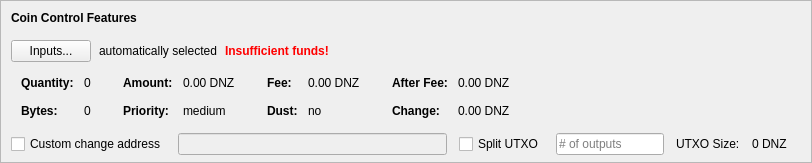
    <widget class="QFrame" name="frameCoinControl">
     <property name="sizePolicy">
      <sizepolicy hsizetype="Expanding" vsizetype="Expanding">
       <horstretch>0</horstretch>
       <verstretch>0</verstretch>
      </sizepolicy>
     </property>
     <property name="maximumSize">
      <size>
       <width>16777215</width>
       <height>16777215</height>
      </size>
     </property>
     <property name="frameShape">
      <enum>QFrame::StyledPanel</enum>
     </property>
     <property name="frameShadow">
      <enum>QFrame::Sunken</enum>
     </property>
     <layout class="QVBoxLayout" name="verticalLayoutCoinControl2">
      <property name="spacing">
       <number>0</number>
      </property>
      <property name="leftMargin">
       <number>0</number>
      </property>
      <property name="topMargin">
       <number>0</number>
      </property>
      <property name="rightMargin">
       <number>0</number>
      </property>
      <property name="bottomMargin">
       <number>6</number>
      </property>
      <item>
       <layout class="QVBoxLayout" name="verticalLayoutCoinControl" stretch="0,0,0,0,1">
        <property name="spacing">
         <number>0</number>
        </property>
        <property name="leftMargin">
         <number>10</number>
        </property>
        <property name="topMargin">
         <number>10</number>
        </property>
        <item>
         <layout class="QHBoxLayout" name="horizontalLayoutCoinControl1">
          <property name="bottomMargin">
           <number>15</number>
          </property>
          <item>
           <widget class="QLabel" name="labelCoinControlFeatures">
            <property name="sizePolicy">
             <sizepolicy hsizetype="Preferred" vsizetype="Maximum">
              <horstretch>0</horstretch>
              <verstretch>0</verstretch>
             </sizepolicy>
            </property>
            <property name="font">
             <font>
              <weight>75</weight>
              <bold>true</bold>
             </font>
            </property>
            <property name="styleSheet">
             <string notr="true">font-weight:bold;</string>
            </property>
            <property name="text">
             <string>Coin Control Features</string>
            </property>
           </widget>
          </item>
         </layout>
        </item>
        <item>
         <layout class="QHBoxLayout" name="horizontalLayoutCoinControl2" stretch="0,0,0,0">
          <property name="spacing">
           <number>8</number>
          </property>
          <property name="bottomMargin">
           <number>10</number>
          </property>
          <item>
           <widget class="QPushButton" name="pushButtonCoinControl">
            <property name="styleSheet">
             <string notr="true"/>
            </property>
            <property name="text">
             <string>Inputs...</string>
            </property>
            <property name="autoDefault">
             <bool>false</bool>
            </property>
           </widget>
          </item>
          <item>
           <widget class="QLabel" name="labelCoinControlAutomaticallySelected">
            <property name="text">
             <string>automatically selected</string>
            </property>
            <property name="margin">
             <number>5</number>
            </property>
           </widget>
          </item>
          <item>
           <widget class="QLabel" name="labelCoinControlInsuffFunds">
            <property name="font">
             <font>
              <weight>75</weight>
              <bold>true</bold>
             </font>
            </property>
            <property name="styleSheet">
             <string notr="true">color:red;font-weight:bold;</string>
            </property>
            <property name="text">
             <string>Insufficient funds!</string>
            </property>
            <property name="margin">
             <number>5</number>
            </property>
           </widget>
          </item>
          <item>
           <spacer name="horizontalSpacerCoinControl">
            <property name="orientation">
             <enum>Qt::Horizontal</enum>
            </property>
            <property name="sizeHint" stdset="0">
             <size>
              <width>40</width>
              <height>1</height>
             </size>
            </property>
           </spacer>
          </item>
         </layout>
        </item>
        <item>
         <widget class="QWidget" name="widgetCoinControl" native="true">
          <property name="sizePolicy">
           <sizepolicy hsizetype="Preferred" vsizetype="Preferred">
            <horstretch>0</horstretch>
            <verstretch>0</verstretch>
           </sizepolicy>
          </property>
          <property name="minimumSize">
           <size>
            <width>0</width>
            <height>0</height>
           </size>
          </property>
          <property name="styleSheet">
           <string notr="true"/>
          </property>
          <layout class="QHBoxLayout" name="horizontalLayoutCoinControl5">
           <property name="leftMargin">
            <number>0</number>
           </property>
           <property name="topMargin">
            <number>0</number>
           </property>
           <property name="rightMargin">
            <number>0</number>
           </property>
           <property name="bottomMargin">
            <number>0</number>
           </property>
           <item>
            <layout class="QHBoxLayout" name="horizontalLayoutCoinControl3" stretch="0,0,0,1">
             <property name="spacing">
              <number>20</number>
             </property>
             <property name="topMargin">
              <number>0</number>
             </property>
             <property name="bottomMargin">
              <number>10</number>
             </property>
             <item>
              <layout class="QFormLayout" name="formLayoutCoinControl1">
               <property name="horizontalSpacing">
                <number>10</number>
               </property>
               <property name="verticalSpacing">
                <number>14</number>
               </property>
               <property name="leftMargin">
                <number>10</number>
               </property>
               <property name="topMargin">
                <number>4</number>
               </property>
               <property name="rightMargin">
                <number>6</number>
               </property>
               <item row="0" column="0">
                <widget class="QLabel" name="labelCoinControlQuantityText">
                 <property name="font">
                  <font>
                   <weight>75</weight>
                   <bold>true</bold>
                  </font>
                 </property>
                 <property name="text">
                  <string>Quantity:</string>
                 </property>
                 <property name="margin">
                  <number>0</number>
                 </property>
                </widget>
               </item>
               <item row="0" column="1">
                <widget class="QLabel" name="labelCoinControlQuantity">
                 <property name="cursor">
                  <cursorShape>IBeamCursor</cursorShape>
                 </property>
                 <property name="contextMenuPolicy">
                  <enum>Qt::ActionsContextMenu</enum>
                 </property>
                 <property name="text">
                  <string notr="true">0</string>
                 </property>
                 <property name="margin">
                  <number>0</number>
                 </property>
                 <property name="textInteractionFlags">
                  <set>Qt::LinksAccessibleByMouse|Qt::TextSelectableByKeyboard|Qt::TextSelectableByMouse</set>
                 </property>
                </widget>
               </item>
               <item row="1" column="0">
                <widget class="QLabel" name="labelCoinControlBytesText">
                 <property name="font">
                  <font>
                   <weight>75</weight>
                   <bold>true</bold>
                  </font>
                 </property>
                 <property name="text">
                  <string>Bytes:</string>
                 </property>
                </widget>
               </item>
               <item row="1" column="1">
                <widget class="QLabel" name="labelCoinControlBytes">
                 <property name="cursor">
                  <cursorShape>IBeamCursor</cursorShape>
                 </property>
                 <property name="contextMenuPolicy">
                  <enum>Qt::ActionsContextMenu</enum>
                 </property>
                 <property name="text">
                  <string notr="true">0</string>
                 </property>
                 <property name="textInteractionFlags">
                  <set>Qt::LinksAccessibleByMouse|Qt::TextSelectableByKeyboard|Qt::TextSelectableByMouse</set>
                 </property>
                </widget>
               </item>
              </layout>
             </item>
             <item>
              <layout class="QFormLayout" name="formLayoutCoinControl2">
               <property name="horizontalSpacing">
                <number>10</number>
               </property>
               <property name="verticalSpacing">
                <number>14</number>
               </property>
               <property name="leftMargin">
                <number>6</number>
               </property>
               <property name="topMargin">
                <number>4</number>
               </property>
               <property name="rightMargin">
                <number>6</number>
               </property>
               <item row="0" column="0">
                <widget class="QLabel" name="labelCoinControlAmountText">
                 <property name="font">
                  <font>
                   <weight>75</weight>
                   <bold>true</bold>
                  </font>
                 </property>
                 <property name="text">
                  <string>Amount:</string>
                 </property>
                 <property name="margin">
                  <number>0</number>
                 </property>
                </widget>
               </item>
               <item row="0" column="1">
                <widget class="QLabel" name="labelCoinControlAmount">
                 <property name="cursor">
                  <cursorShape>IBeamCursor</cursorShape>
                 </property>
                 <property name="contextMenuPolicy">
                  <enum>Qt::ActionsContextMenu</enum>
                 </property>
                 <property name="text">
                  <string notr="true">0.00 DNZ</string>
                 </property>
                 <property name="textInteractionFlags">
                  <set>Qt::LinksAccessibleByMouse|Qt::TextSelectableByKeyboard|Qt::TextSelectableByMouse</set>
                 </property>
                </widget>
               </item>
               <item row="1" column="0">
                <widget class="QLabel" name="labelCoinControlPriorityText">
                 <property name="font">
                  <font>
                   <weight>75</weight>
                   <bold>true</bold>
                  </font>
                 </property>
                 <property name="text">
                  <string>Priority:</string>
                 </property>
                </widget>
               </item>
               <item row="1" column="1">
                <widget class="QLabel" name="labelCoinControlPriority">
                 <property name="cursor">
                  <cursorShape>IBeamCursor</cursorShape>
                 </property>
                 <property name="contextMenuPolicy">
                  <enum>Qt::ActionsContextMenu</enum>
                 </property>
                 <property name="text">
                  <string>medium</string>
                 </property>
                 <property name="textInteractionFlags">
                  <set>Qt::LinksAccessibleByMouse|Qt::TextSelectableByKeyboard|Qt::TextSelectableByMouse</set>
                 </property>
                </widget>
               </item>
              </layout>
             </item>
             <item>
              <layout class="QFormLayout" name="formLayoutCoinControl3">
               <property name="horizontalSpacing">
                <number>10</number>
               </property>
               <property name="verticalSpacing">
                <number>14</number>
               </property>
               <property name="leftMargin">
                <number>6</number>
               </property>
               <property name="topMargin">
                <number>4</number>
               </property>
               <property name="rightMargin">
                <number>6</number>
               </property>
               <item row="0" column="0">
                <widget class="QLabel" name="labelCoinControlFeeText">
                 <property name="font">
                  <font>
                   <weight>75</weight>
                   <bold>true</bold>
                  </font>
                 </property>
                 <property name="text">
                  <string>Fee:</string>
                 </property>
                 <property name="margin">
                  <number>0</number>
                 </property>
                </widget>
               </item>
               <item row="0" column="1">
                <widget class="QLabel" name="labelCoinControlFee">
                 <property name="cursor">
                  <cursorShape>IBeamCursor</cursorShape>
                 </property>
                 <property name="contextMenuPolicy">
                  <enum>Qt::ActionsContextMenu</enum>
                 </property>
                 <property name="text">
                  <string notr="true">0.00 DNZ</string>
                 </property>
                 <property name="textInteractionFlags">
                  <set>Qt::LinksAccessibleByMouse|Qt::TextSelectableByKeyboard|Qt::TextSelectableByMouse</set>
                 </property>
                </widget>
               </item>
               <item row="1" column="0">
                <widget class="QLabel" name="labelCoinControlLowOutputText">
                 <property name="font">
                  <font>
                   <weight>75</weight>
                   <bold>true</bold>
                  </font>
                 </property>
                 <property name="text">
                  <string>Dust:</string>
                 </property>
                </widget>
               </item>
               <item row="1" column="1">
                <widget class="QLabel" name="labelCoinControlLowOutput">
                 <property name="cursor">
                  <cursorShape>IBeamCursor</cursorShape>
                 </property>
                 <property name="contextMenuPolicy">
                  <enum>Qt::ActionsContextMenu</enum>
                 </property>
                 <property name="text">
                  <string>no</string>
                 </property>
                 <property name="textInteractionFlags">
                  <set>Qt::LinksAccessibleByMouse|Qt::TextSelectableByKeyboard|Qt::TextSelectableByMouse</set>
                 </property>
                </widget>
               </item>
              </layout>
             </item>
             <item>
              <layout class="QFormLayout" name="formLayoutCoinControl4">
               <property name="horizontalSpacing">
                <number>10</number>
               </property>
               <property name="verticalSpacing">
                <number>14</number>
               </property>
               <property name="leftMargin">
                <number>6</number>
               </property>
               <property name="topMargin">
                <number>4</number>
               </property>
               <property name="rightMargin">
                <number>6</number>
               </property>
               <item row="0" column="0">
                <widget class="QLabel" name="labelCoinControlAfterFeeText">
                 <property name="font">
                  <font>
                   <weight>75</weight>
                   <bold>true</bold>
                  </font>
                 </property>
                 <property name="text">
                  <string>After Fee:</string>
                 </property>
                 <property name="margin">
                  <number>0</number>
                 </property>
                </widget>
               </item>
               <item row="0" column="1">
                <widget class="QLabel" name="labelCoinControlAfterFee">
                 <property name="cursor">
                  <cursorShape>IBeamCursor</cursorShape>
                 </property>
                 <property name="contextMenuPolicy">
                  <enum>Qt::ActionsContextMenu</enum>
                 </property>
                 <property name="text">
                  <string notr="true">0.00 DNZ</string>
                 </property>
                 <property name="textInteractionFlags">
                  <set>Qt::LinksAccessibleByMouse|Qt::TextSelectableByKeyboard|Qt::TextSelectableByMouse</set>
                 </property>
                </widget>
               </item>
               <item row="1" column="0">
                <widget class="QLabel" name="labelCoinControlChangeText">
                 <property name="font">
                  <font>
                   <weight>75</weight>
                   <bold>true</bold>
                  </font>
                 </property>
                 <property name="text">
                  <string>Change:</string>
                 </property>
                </widget>
               </item>
               <item row="1" column="1">
                <widget class="QLabel" name="labelCoinControlChange">
                 <property name="cursor">
                  <cursorShape>IBeamCursor</cursorShape>
                 </property>
                 <property name="contextMenuPolicy">
                  <enum>Qt::ActionsContextMenu</enum>
                 </property>
                 <property name="text">
                  <string notr="true">0.00 DNZ</string>
                 </property>
                 <property name="textInteractionFlags">
                  <set>Qt::LinksAccessibleByMouse|Qt::TextSelectableByKeyboard|Qt::TextSelectableByMouse</set>
                 </property>
                </widget>
               </item>
              </layout>
             </item>
            </layout>
           </item>
          </layout>
         </widget>
        </item>
        <item>
         <layout class="QHBoxLayout" name="horizontalLayoutCoinControl4" stretch="0,0,0,0,0,0,0">
          <property name="spacing">
           <number>12</number>
          </property>
          <property name="sizeConstraint">
           <enum>QLayout::SetDefaultConstraint</enum>
          </property>
          <property name="topMargin">
           <number>5</number>
          </property>
          <property name="rightMargin">
           <number>5</number>
          </property>
          <item>
           <widget class="QCheckBox" name="checkBoxCoinControlChange">
            <property name="toolTip">
             <string>If this is activated, but the change address is empty or invalid, change will be sent to a newly generated address.</string>
            </property>
            <property name="text">
             <string>Custom change address</string>
            </property>
           </widget>
          </item>
          <item>
           <widget class="QValidatedLineEdit" name="lineEditCoinControlChange">
            <property name="enabled">
             <bool>false</bool>
            </property>
            <property name="sizePolicy">
             <sizepolicy hsizetype="Expanding" vsizetype="Fixed">
              <horstretch>0</horstretch>
              <verstretch>0</verstretch>
             </sizepolicy>
            </property>
           </widget>
          </item>
          <item>
           <widget class="QCheckBox" name="splitBlockCheckBox">
            <property name="text">
             <string>Split UTXO</string>
            </property>
           </widget>
          </item>
          <item>
           <widget class="QLineEdit" name="splitBlockLineEdit">
            <property name="sizePolicy">
             <sizepolicy hsizetype="Fixed" vsizetype="Fixed">
              <horstretch>50</horstretch>
              <verstretch>0</verstretch>
             </sizepolicy>
            </property>
            <property name="placeholderText">
             <string># of outputs</string>
            </property>
           </widget>
          </item>
          <item>
           <widget class="QLabel" name="labelBlockSizeText">
            <property name="text">
             <string>UTXO Size:</string>
            </property>
           </widget>
          </item>
          <item>
           <widget class="QLabel" name="labelBlockSize">
            <property name="text">
             <string>0 DNZ</string>
            </property>
           </widget>
          </item>
          <item>
           <widget class="QLabel" name="labelCoinControlChangeLabel">
            <property name="sizePolicy">
             <sizepolicy hsizetype="Preferred" vsizetype="Expanding">
              <horstretch>0</horstretch>
              <verstretch>0</verstretch>
             </sizepolicy>
            </property>
            <property name="minimumSize">
             <size>
              <width>0</width>
              <height>0</height>
             </size>
            </property>
            <property name="text">
             <string/>
            </property>
            <property name="margin">
             <number>3</number>
            </property>
           </widget>
          </item>
         </layout>
        </item>
        <item>
         <spacer name="verticalSpacerCoinControl">
          <property name="orientation">
           <enum>Qt::Vertical</enum>
          </property>
          <property name="sizeHint" stdset="0">
           <size>
            <width>800</width>
            <height>1</height>
           </size>
          </property>
         </spacer>
        </item>
       </layout>
      </item>
     </layout>
    </widget>
